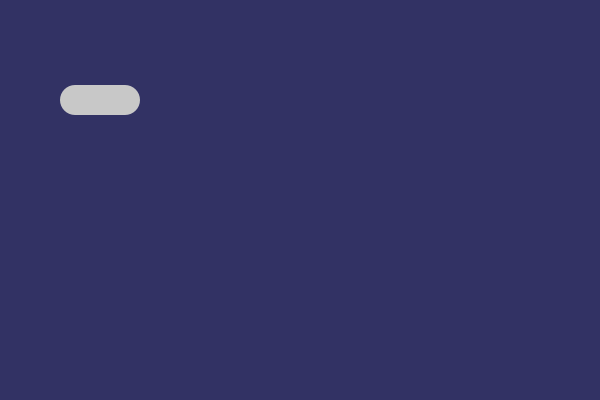
Frame 1 (no input)
Frame 2 (the mouse pressed at the canvas centre, redrawn once): identical to frame 1, image omitted

The Processing sketch that drew this single still picture (run headless with seeded random() and noise(); the mouse was pressed at the canvas centre and the sketch redrawn once):

// Processing sketch: capsule
// ── capsule.pde
void setup() {
	size(600, 400);
	ellipseMode(CORNER);
	noLoop();
}

void drawCapsule() {
	fill(200, 200, 200);
	noStroke();
	rect(50,50,50,30);
	ellipse(50 - 15,50,30,30);
	ellipse(100 - 15,50,30,30);
}


void drawCapsule(float _x, float _y) {
	fill(200, 200, 200);
	noStroke();
	rect(_x - 25, _y - 15, 50, 30);
	ellipse(_x - 25 - 15, _y - 15, 30, 30);
	ellipse(_x + 25 - 15, _y - 15, 30, 30);
}


void draw() {
	background(50, 50, 100);
	drawCapsule(100, 100);
}
